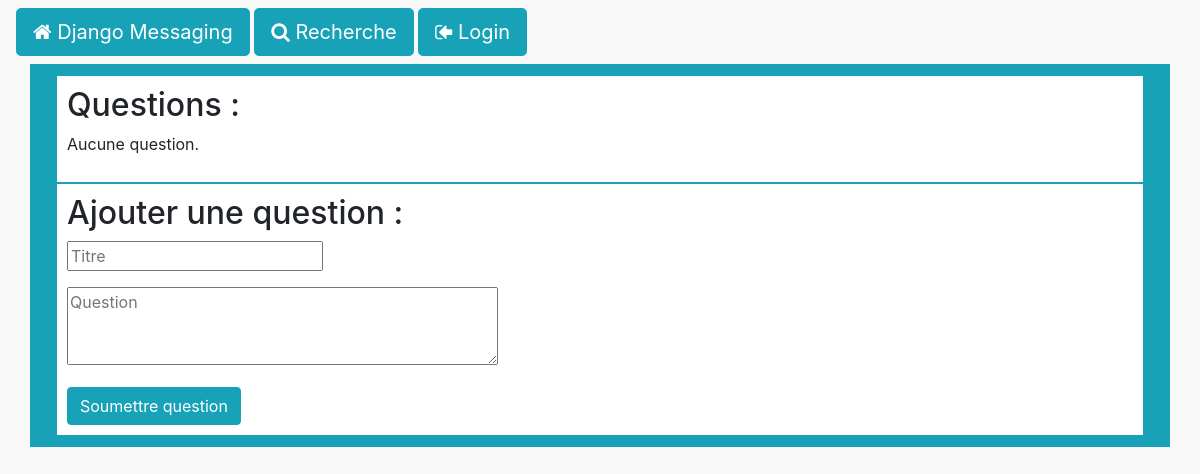
Before: /messages/ with the older database file.
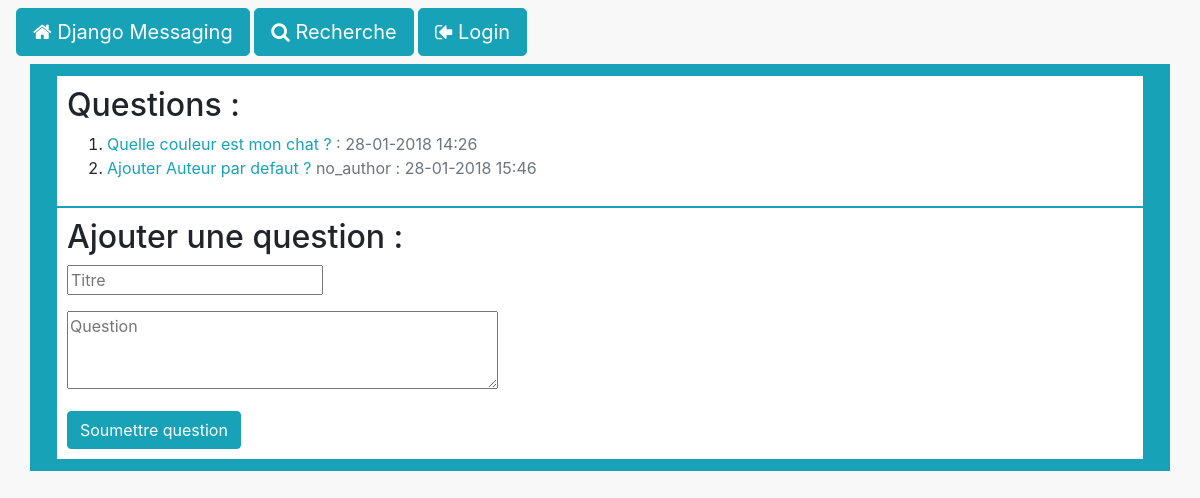
After: the same page with the newer database file.
### messaging/models.py (models this page shows, shortened)
class Message(models.Model):
    content = models.CharField(max_length=2000)
    author = models.CharField(max_length=100, default="no_author")
    creation_date = models.DateTimeField(default=timezone.now)
    objects = MessageManager()

class Question(Message):
    title = models.CharField(max_length=200)
    objects = QuestionManager()

class Message(models.Model):
    content = models.CharField(max_length=2000)
    author = models.CharField(max_length=100, default="no_author")
    creation_date = models.DateTimeField(default=timezone.now)
    objects = MessageManager()

### messaging/views.py (the view)
# urls.py: path('', views.index, name='index'),
def index(request):
    questions_list = Question.objects.order_by('creation_date')[:5]
    context = {
        'questions_list': questions_list,
    }
    return render(request, 'messaging/index.html', context)

### messaging/templates/messaging/index.html
{% extends "messaging/__l_single_col.html" %}
{% block main_col %}
{% include "messaging/_questions_show.html" %}
{% include "messaging/_question_create.html" %}
{% endblock %}

### messaging/templates/messaging/_questions_show.html
<article>
    <h2>Questions :</h2>
    {% if questions_list %}
        <ol>
        {% for question in questions_list %}
            <li>{% include "messaging/_question_summary.html" %}</li>
        {% endfor %}
        </ol>
    {% else %}
        <p>Aucune question.</p>
    {% endif %}
</article>

### messaging/templates/messaging/_question_summary.html
<a class="text-info" href="{% url 'messaging:detail' question.id %}">{{ question.title }}</a>
{% include "messaging/_message_metadata.html" %}

### messaging/templates/messaging/_message_metadata.html
<span class="text-muted">{{ question.author }} : {{ question.creation_date|date:"d-m-Y H:i" }} </span>

Changed rows visible on the page:
added Question: title "Quelle couleur est mon chat ?", creation_date "28-01-2018 14:26"
added Question: title "Ajouter Auteur par defaut ?", author "no_author", creation_date "28-01-2018 15:46"
Other visible differences:
text no longer shown: "Aucune question."
